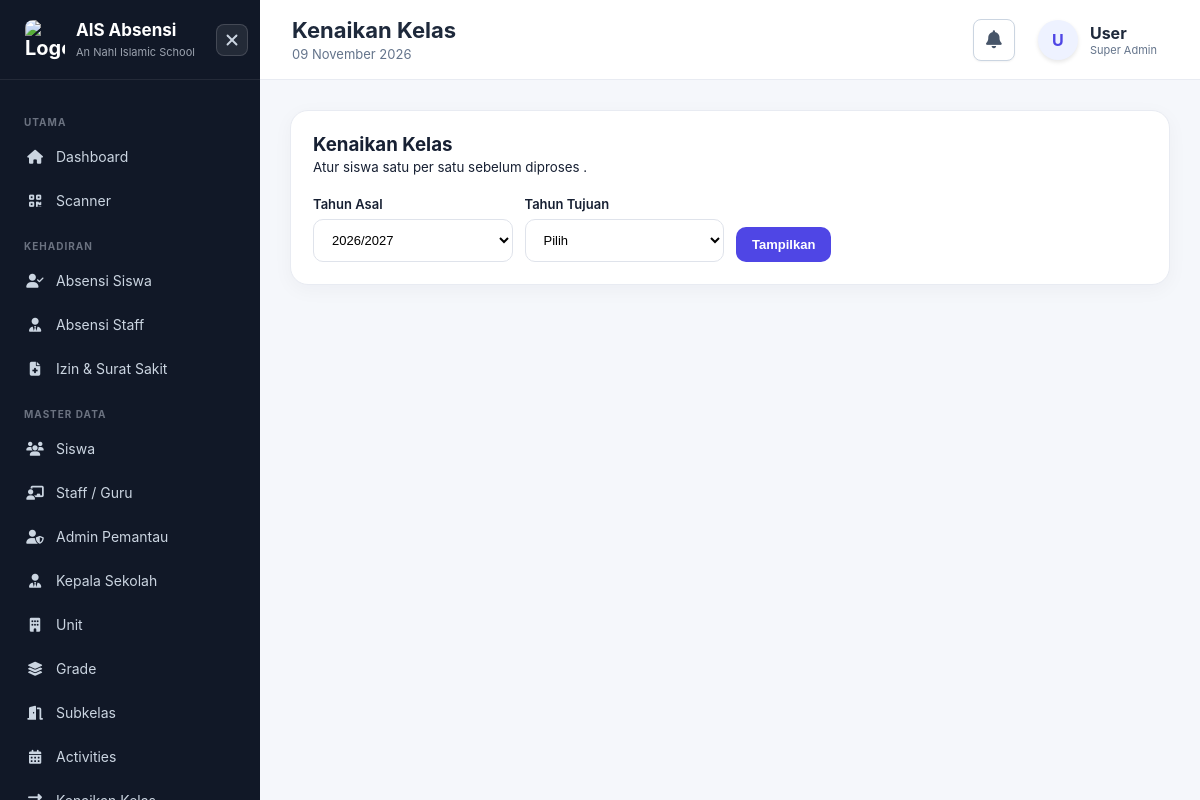
The app's page /enrollments/index.php (signed in) with its own data.
### tables this page shows
CREATE TABLE `app_menus` (
  `id` int unsigned NOT NULL AUTO_INCREMENT,
  `menu_key` varchar(50) DEFAULT NULL COMMENT 'Identifier unik, digunakan di checkUserAccess()',
  `menu_name` varchar(100) NOT NULL,
  `category` varchar(50) NOT NULL DEFAULT 'UTAMA',
  `menu_url` varchar(255) NOT NULL,
  `menu_icon` varchar(50) DEFAULT NULL COMMENT 'Class FontAwesome: fa-home, fa-qrcode, dst.',
  `parent_id` int unsigned DEFAULT NULL,
  `sort_order` int DEFAULT '0',
  `is_active` tinyint(1) DEFAULT '1',
  PRIMARY KEY (`id`),
  UNIQUE KEY `uq_menu_key` (`menu_key`)
);

### config/security.php (called while the page is built, shortened)
<?php
function e($value)
{
    return htmlspecialchars(
        $value ?? '',
        ENT_QUOTES,
        'UTF-8'
    );
}

### public/enrollments/index.php (the view, shortened to what this page needs)
<?php
require_once '../../config/database.php';
require_once '../../config/security.php';
$years = $pdo->query("SELECT * FROM academic_years ORDER BY start_date DESC")->fetchAll();
$sourceYearId = (int)($_GET['source_year_id'] ?? 0);
if ($sourceYearId === 0) {
    foreach ($years as $year) {
        if ($year['status'] === 'active') {
            $sourceYearId = $year['id'];
            break;
        }
    }
}
require '../../includes/header.php';
?>
<div class="card">
    <div class="card-header">
        <div>
            <h3>Kenaikan Kelas</h3>
            <small>Atur siswa satu per satu sebelum diproses <?= $currentRole === 'kepala_sekolah' ? '(Khusus siswa Unit Anda)' : '' ?>.</small>
        </div>
    </div>
    <form method="GET">
        <div class="filter-grid">
            <div class="form-group">
                <label>Tahun Asal</label>
                <select name="source_year_id" required>
                    <?php foreach ($years as $year): ?>
                        <option value="<?= $year['id'] ?>" <?= $sourceYearId == $year['id'] ? 'selected' : '' ?>><?= e($year['name']) ?></option>
                    <?php endforeach; ?>
                </select>
            </div>
            <div class="form-group">
                <label>Tahun Tujuan</label>
                <select name="target_year_id" required>
                    <option value="">Pilih</option>
                </select>
            </div>
            <div>
                <button class="btn btn-primary" type="submit" style="margin-top: 22px;">Tampilkan</button>
            </div>
        </div>
    </form>
</div>
<?php require '../../includes/footer.php'; ?>

### includes/sidebar.php (shortened to what this page needs)
<?php
$currentRole = $_SESSION['role'] ?? '';
$isSuperAdmin = ($currentRole === 'super_admin');
$currentUserId = (int)($_SESSION['user_id'] ?? 0);
global $pdo;
$rawMenus = [];
if (isset($pdo) && $currentUserId > 0) {
    if ($isSuperAdmin) {
        $stmtNav = $pdo->query("
            SELECT id, menu_key, menu_name, category, menu_url, menu_icon, parent_id, sort_order
            FROM app_menus
            WHERE is_active = 1
            ORDER BY sort_order ASC, id ASC
        ");
        $rawMenus = $stmtNav->fetchAll(PDO::FETCH_ASSOC);
    }
}
$menuUrlMap = [
    'dashboard'             => '/dashboard.php',
    'scanner'               => '/scanner.php',
    'attendance_students'   => '/attendance/students.php',
    'attendance_staff'      => '/attendance/staff.php',
    'student_permits'       => '/attendance/permits.php',
    'student_achievements'  => '/achievements/index.php',
    'master_students'       => '/students/index.php',
    'master_staff'          => '/staff/index.php',
    'master_admins'         => '/admins/index.php',
    'master_kepsek'         => '/kepala_sekolah/index.php',
    'master_units'          => '/units/index.php',
    'master_grades'         => '/grades/index.php',
    'master_classes'        => '/classes/index.php',
    'master_activities'     => '/activities/index.php',
    'master_enrollments'    => '/enrollments/index.php',
    'master_schedules'      => '/weekly_schedules/index.php',
    'master_academic_years' => '/academic_years/index.php',
    'reports_attendance'    => '/reports/index.php',
    'reports_overtimes'     => '/overtimes/index.php',
    'access_control'        => '/kelola/index.php',
    'user_activity'         => '/kelola/activity.php',
    'activity_logs'         => '/kelola/audit_logs.php',
    'auto_attendance'       => '/kelola/auto_attendance.php',
    'data_cctv'             => '/cctv/index.php',
    'whatsapp_notif'        => '/whatsapp/index.php',
    'mentoring_dashboard'   => '/mentoring/index.php',
    'mentoring_assignments' => '/mentoring/assignments.php',
    'mentoring_report'      => '/mentoring/report.php',
    'mentoring_adab'        => '/mentoring/adab_monitoring.php',
    'mentoring_curriculum'  => '/mentoring/curriculum.php',
    'supervisi_dashboard'   => '/supervisi/index.php',
    'supervisi_sejawat'     => '/supervisi/peer.php',
    'supervisi_kepsek'      => '/supervisi/principal.php',
    'supervisi_jadwal'      => '/supervisi/schedules.php',
    'supervisi_rekap'       => '/supervisi/reports.php',
    'supervisi_rubrik'      => '/supervisi/rubrics.php',
    'kinerja_nilai_paralel'      => '/kinerja/index.php',
    'kinerja_tertinggi_terendah' => '/kinerja/tertinggi_terendah.php',
];
$allMenuUrls = [];
if (!empty($rawMenus)) {
    foreach ($rawMenus as $rm) {
        if (!empty($rm['menu_key']) && isset($menuUrlMap[$rm['menu_key']])) {
            $allMenuUrls[] = $menuUrlMap[$rm['menu_key']];
        } elseif (!empty($rm['menu_url']) && $rm['menu_url'] !== '#') {
            $allMenuUrls[] = '/' . ltrim($rm['menu_url'], '/');
        }
    }
}
$currentPath = parse_url($_SERVER['REQUEST_URI'] ?? '', PHP_URL_PATH);
if (!function_exists('isActiveMenu')) {
    function isActiveMenu(string $menuUrl, string $currentPath, ?array $knownUrls = null): bool {
        $curr = str_replace('\\', '/', $currentPath);
        $urlPath = '/' . ltrim($menuUrl, '/');
        if (strpos($curr, $urlPath) !== false) {
            return true;
        }
        $currentFilename = basename($curr);
        $dir = dirname(ltrim($menuUrl, '/'));
        return false;
    }
}
$parentsByCategory = [];
$childrenByParentId = [];
foreach ($rawMenus as $m) {
    $parentId = !empty($m['parent_id']) ? (int)$m['parent_id'] : 0;
    if ($parentId > 0) {
        $childrenByParentId[$parentId][] = $m;
    } else {
        $cat = strtoupper($m['category'] ?? 'LAINNYA');
        $parentsByCategory[$cat][] = $m;
    }
}
?>
<aside class="sidebar" id="sidebar">
    <div class="brand" style="position: relative;">
        <div style="display: flex; align-items: center; gap: 10px;">
            <div class="brand-icon" style="background:transparent; padding:0; display:flex; justify-content:center; align-items:center;">
                <img src="<?= BASE_URL ?>/favicon.png" alt="Logo" style="width: 40px; height: 40px; border-radius: 8px; object-fit: cover;">
            </div>
            <div>
                <strong>AIS Absensi</strong>
                <small>An Nahl Islamic School</small>
            </div>
        </div>
        <button id="closeSidebar" class="btn-close-sidebar" onclick="closeSidebarMenu(event)" title="Tutup Menu" type="button">
            <svg width="18" height="18" viewBox="0 0 24 24" fill="none" stroke="currentColor" stroke-width="2.5" stroke-linecap="round" stroke-linejoin="round" style="pointer-events: none;">
                <line x1="18" y1="6" x2="6" y2="18"></line>
                <line x1="6" y1="6" x2="18" y2="18"></line>
            </svg>
        </button>
    </div>
    <nav>
        <?php if (empty($rawMenus)): ?>
            <div style="padding: 20px 12px; color: #94a3b8; font-size: 13px; text-align: center;">
                <i class="fa-solid fa-lock" style="display:block; font-size:24px; margin-bottom:8px;"></i>
                Belum ada menu yang diizinkan.
            </div>
        <?php else: ?>
            <?php foreach ($parentsByCategory as $category => $items): ?>
                <span class="menu-title"><?= htmlspecialchars($category) ?></span>
                <?php foreach ($items as $item):
                    $itemId = (int)$item['id'];
                    $hasChildren = !empty($childrenByParentId[$itemId]);
                    if ($hasChildren):
                        $children = $childrenByParentId[$itemId];
                        $isAnyChildActive = false;
                        foreach ($children as $ch) {
                            $chTarget = $menuUrlMap[$ch['menu_key']] ?? ('/' . ltrim($ch['menu_url'], '/'));
                            if (isActiveMenu($chTarget, $currentPath, $allMenuUrls)) {
                                $isAnyChildActive = true;
                                break;
                            }
                        }
                        $parentIcon = !empty($item['menu_icon']) ? $item['menu_icon'] : 'fa-folder';
                        if (strpos($parentIcon, 'fa-') !== false && strpos($parentIcon, 'fa-solid ') === false) {
                            $parentIcon = 'fa-solid ' . $parentIcon;
                        }
                        $dropdownKey = 'sidebar_dd_' . $itemId;
                    ?>
                        <div class="sidebar-dropdown">
                            <button type="button"
                                    class="sidebar-dropdown-btn <?= $isAnyChildActive ? 'has-active-child open' : '' ?>"
                                    id="btn_<?= $dropdownKey ?>"
                                    onclick="toggleSidebarDropdown('<?= $dropdownKey ?>', event)">
                                <div class="parent-info">
                                    <i class="<?= htmlspecialchars($parentIcon) ?>" style="width:18px; text-align:center;"></i>
                                    <span><?= htmlspecialchars($item['menu_name']) ?></span>
                                </div>
                                <i class="fa-solid fa-chevron-down chevron-icon"></i>
                            </button>
                            <div class="sidebar-submenu <?= $isAnyChildActive ? 'show' : '' ?>" id="<?= $dropdownKey ?>">
                                <?php foreach ($children as $child):
                                    $chTarget = $menuUrlMap[$child['menu_key']] ?? ('/' . ltrim($child['menu_url'], '/'));
                                    $chUrl = BASE_URL . $chTarget;
                                    $chActive = isActiveMenu($chTarget, $currentPath, $allMenuUrls);
                                    $chIcon = !empty($child['menu_icon']) ? $child['menu_icon'] : 'fa-circle-dot';
                                    if (strpos($chIcon, 'fa-') !== false && strpos($chIcon, 'fa-solid ') === false) {
                                        $chIcon = 'fa-solid ' . $chIcon;
                                    }
                                ?>
                                    <a href="<?= $chUrl ?>" class="<?= $chActive ? 'active' : '' ?>">
                                        <i class="<?= htmlspecialchars($chIcon) ?>" style="width:16px; font-size:12px; text-align:center;"></i>
                                        <span><?= htmlspecialchars($child['menu_name']) ?></span>
                                    </a>
                                <?php endforeach; ?>
                            </div>
                        </div>
                    <?php else:
                        $targetPath = $menuUrlMap[$item['menu_key']] ?? ('/' . ltrim($item['menu_url'], '/'));
                        $url = BASE_URL . $targetPath;
                        $isActive = isActiveMenu($targetPath, $currentPath, $allMenuUrls);
                        $iconClass = !empty($item['menu_icon']) ? $item['menu_icon'] : 'fa-circle';
                        if (strpos($iconClass, 'fa-') !== false && strpos($iconClass, 'fa-solid ') === false) {
                            $iconClass = 'fa-solid ' . $iconClass;
                        }
                        $isScanner = ($item['menu_key'] === 'scanner');
                        $extraAttr = $isScanner ? ' onclick="handleScannerMenuClick(event)"' : '';
                    ?>
                        <a href="<?= $url ?>"<?= $isActive ? ' class="active"' : '' ?><?= $extraAttr ?>>
                            <i class="<?= htmlspecialchars($iconClass) ?>" style="width:18px; text-align:center;"></i>
                            <span><?= htmlspecialchars($item['menu_name']) ?></span>
                        </a>
                    <?php endif; ?>
                <?php endforeach; ?>
            <?php endforeach; ?>
        <?php endif; ?>
    </nav>
</aside>

### assets/css/style.css (style rules this page uses)
* { box-sizing: border-box; }
:root { --primary: #4f46e5; --primary-dark: #3730a3; --bg: #f5f7fb; --card: #ffffff; --text: #172033; --muted: #7b8499; --border: #e8ebf2; --success: #16a34a; --danger: #dc2626; --warning: #d97706; --sidebar: #111827; }
body { margin: 0; font-family: Inter, Arial, sans-serif; background: var(--bg); color: var(--text); }
a { text-decoration: none; color: inherit; }
.sidebar { width: 260px; background: var(--sidebar); color: white; position: fixed; left: 0; top: 0; bottom: 0; z-index: 100; overflow-y: auto; }
.brand { height: 80px; display: flex; align-items: center; gap: 12px; padding: 0 24px; border-bottom: 1px solid rgba(255,255,255,.08); }
.brand-icon { width: 42px; height: 42px; border-radius: 12px; display: grid; place-items: center; background: linear-gradient( 135deg, #6366f1, #8b5cf6 ); font-weight: bold; font-size: 20px; }
.brand strong { display: block; font-size: 17px; }
.brand small { color: #9ca3af; font-size: 11px; }
nav { padding: 20px 12px; }
.menu-title { display: block; padding: 16px 12px 8px; color: #6b7280; font-size: 10px; font-weight: bold; letter-spacing: 1px; }
nav a { display: flex; align-items: center; gap: 12px; padding: 12px 14px; border-radius: 10px; color: #cbd5e1; font-size: 14px; margin-bottom: 3px; transition: .2s; }
.card { background: white; border: 1px solid var(--border); border-radius: 18px; padding: 22px; box-shadow: 0 5px 20px rgba(15,23,42,.04); margin-bottom: 20px; }
.card-header { display: flex; justify-content: space-between; align-items: center; margin-bottom: 20px; }
.card-header h3 { margin: 0; }
.btn { display: inline-flex; align-items: center; justify-content: center; gap: 7px; padding: 10px 16px; border: 0; border-radius: 10px; cursor: pointer; font-size: 13px; font-weight: 600; }
.btn-primary { background: var(--primary); color: white; }
.form-group { display: flex; flex-direction: column; gap: 7px; }
label { font-size: 13px; font-weight: 600; }
input:not([type="checkbox"]):not([type="radio"]), select, textarea { width: 100%; padding: 12px 14px; border: 1px solid #dfe3eb; border-radius: 10px; outline: none; background: white; font-size: 13px; }
.filter-grid { display: grid; grid-template-columns: repeat(4, 1fr); gap: 12px; align-items: end; }

### includes/header.php (style rules this page uses)
.btn-close-sidebar { position: absolute; right: 12px; top: 50%; transform: translateY(-50%); background: rgba(255, 255, 255, 0.08); border: 1px solid rgba(255, 255, 255, 0.15); color: #cbd5e1; width: 32px; height: 32px; border-radius: 8px; display: flex; align-items: center; justify-content: center; cursor: pointer; transition: all 0.2s ease; user-select: none; -webkit-tap-highlight-color: transparent; z-index: 10; }
.btn-close-sidebar svg { pointer-events: none; }

### records on screen
app_menus: menu_name "Dashboard"
app_menus: menu_name "Scanner"
app_menus: menu_name "Absensi Siswa"
app_menus: menu_name "Absensi Staff"
app_menus: menu_name "Izin & Surat Sakit"
app_menus: menu_name "Siswa"
app_menus: menu_name "Staff / Guru"
app_menus: menu_name "Admin Pemantau"
app_menus: menu_name "Kepala Sekolah"
app_menus: menu_name "Unit"
app_menus: menu_name "Grade"
app_menus: menu_name "Subkelas"
app_menus: menu_name "Activities"

### other values on screen
$category "UTAMA"
$category "KEHADIRAN"
$category "MASTER DATA"
$pageTitle "Kenaikan Kelas"
substr($_SESSION['name'] ?? 'U', 0, 1) "U"
$_SESSION['name'] "User"
str_replace('_', ' ', $_SESSION['role'] ?? '') "Super Admin"
form field source_year_id "2026/2027"
